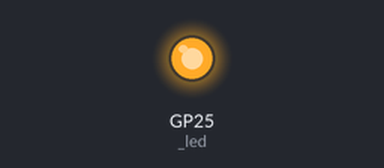
Bench run of a program on a simulated Raspberry Pi Pico running MicroPython. Shown: output pins drawn as LEDs (lit = HIGH). At 2.0 s the program stops and its outputs stay as they are.

Above: at 0.1 s.
At 2.1 s:
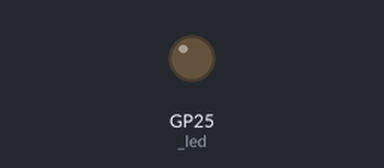
Timing chart, 0 to 3.5 s (numbered marks = the images above):
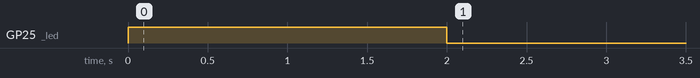

Measured:
- by itself, GP25 (_led): LOW → HIGH at 0.00 s, → LOW 2.0 s later

The program:

led.py
```python
from machine import Pin

_led = Pin("LED", Pin.OUT)

def update(val):
    if val == 0:
        _led.off()
    else:
        _led.on()

if __name__=='__main__':
    import time
    update(1)
    time.sleep_ms(2000)
    update(0)
    
```
